Frame 1 (no input): blank canvas, image omitted
Frame 60 (the mouse pressed at the canvas centre just before this capture): blank canvas, image omitted
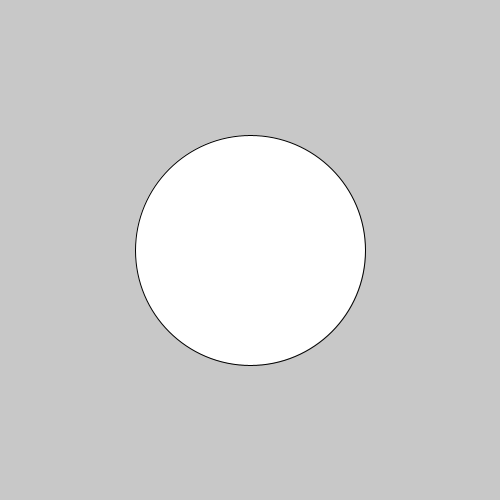
Frame 120 (the mouse held since frame 60 and released just before this capture)

The Processing sketch whose frames 1 and 60 were blank and that drew this single picture after the mouse press (run headless with seeded random() and noise(); from frame 60 on, the mouse is pressed at the canvas centre):

// Processing sketch: LerpMapFunction
// ── LerpMapFunction.pde


void setup() {
   size(500, 500); 
}

void draw() {
   background(200);
   
   //float pd = mouseX/(float)width;
   //float d = doLerp(10, 450, pd);
   float d = doMap(mouseX, 0, width, 10, 450);
   ellipse(width/2, height/2, d, d);
}

float doLerp(float min, float max, float percent) {
  return (max - min) * percent + min;
}

float doMap(float value, float inMin, float inMax, float outMin, float outMax) {
  return (value - inMin) * (outMax - outMin) / (inMax - inMin) + outMin;
  
}
